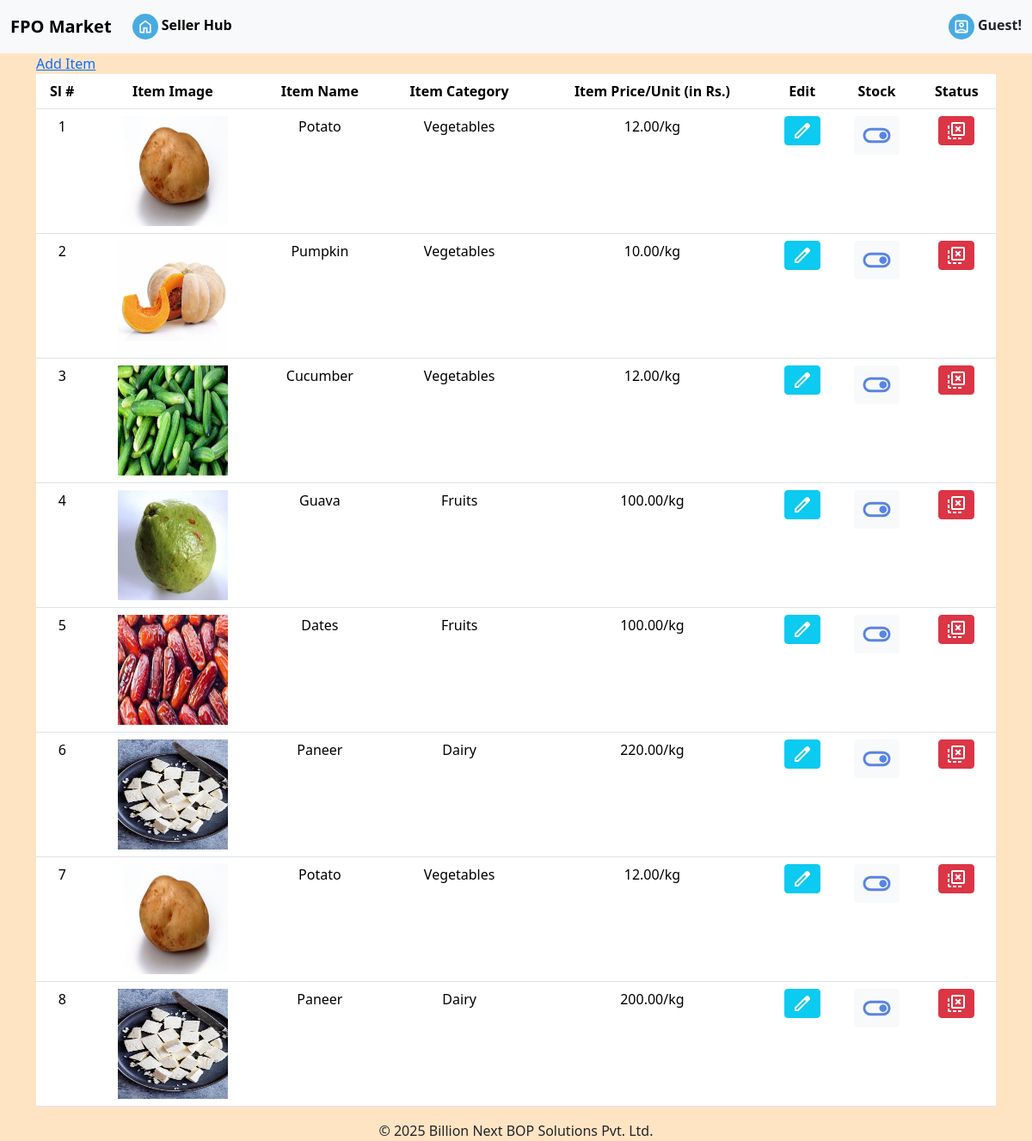
/accounts/items/, run on the app's committed database.
### omsapp/models.py (models this page shows, shortened)
class Item(Model):
    itemID = AutoField(primary_key=True)
    itemName = CharField(max_length=200)
    itemType = CharField(max_length=20, default='')
    itemCat = CharField(max_length=200)
    itemSku = CharField(max_length=20, default='')
    itemHSNCode= CharField(max_length=15, default='')
    itemUnit = CharField(max_length=200)
    itemTaxPref=CharField(max_length=10, default='')
    itemTaxRate=CharField(max_length=10, default='')
    itemCostPrice=DecimalField(max_digits=10, decimal_places=2, default=0)
    itemPrice = DecimalField(max_digits=10, decimal_places=2)
    itemImg = ImageField(upload_to='static/')
    itemActive = BooleanField(default=True)
    itemInStock = BooleanField(default=True)
    stockValue = IntegerField(default=0)
    marketType = CharField(max_length=20, default='All')
    featureItem = BooleanField(default=True)
    itemDesc = CharField(max_length=200, default='')
    userID = ForeignKey(CustomUser, on_delete=CASCADE)

### omsapp/views.py (the view)
# urls.py: path('items/', views.item_list, name='item_list'),
def item_list(request):
    login_user_id = request.user.pk
    if request.user.is_authenticated:
        user_name = request.user.last_name
        """if the user is not an FPO then the page should not be displayed"""
        if request.user.userType != '1':
            return redirect('index')
    else:
        user_name = 'Guest!'
    if login_user_id is not None:
        items = Item.objects.filter(userID_id = login_user_id)
    else:
        items = Item.objects.all()
    form = ItemForm()
    return render(request, 'item_list.html', {'items': items, 'form': form, 'login_user':user_name})

### omsapp/templates/item_list.html (shortened to what this page needs)
{% extends 'profile.html' %}
{% load static %}
{% block item_list %}
<div class="container mx-auto mt-10" style="background-color: transparent;">
    <a href="{% url 'item_entry' %}">Add Item</a>
    <table class="table table-hover text-center" id="tableItems">
        <thead>
            <tr>
                <th>Sl #</th>
                <th>Item Image</th>
                <th>Item Name</th>
                <th>Item Category</th>
                <th>Item Price/Unit (in Rs.)</th>
                <th>Edit</th>
                <th>Stock</th>
                <th>Status</th>
            </tr>
        </thead>
        <tbody>
            {% for item in items %}
            <tr>
                <td>
                    {{forloop.counter}}
                </td>
                <td><img src="{{item.itemImg.url}}" class="card-img-top" alt={{item.itemName}} style="height: 8rem; width: 8rem;"></td>
                <td>{{ item.itemName }}</td>
                <td>{{ item.itemCat}}</td>
                <td>{{item.itemPrice}}/{{item.itemUnit}}</td>
                <td>
                    <a href="{% url 'edit_item' item.itemID %}" class="btn btn-info btn-sm" data-bs-toggle="tooltip" data-bs-placement="bottom" data-bs-custom-class="custom-tooltip" data-bs-title="Edit {{item.itemName}}">
                    </a>
                </td>
                <td>
                    <a href="{% url 'change_item_stock' item.itemID %}" class="btn btn-light btn-sm" data-bs-toggle="tooltip" data-bs-placement="bottom" data-bs-custom-class="custom-tooltip" data-bs-title="Stock Out {{item.itemName}}">
                        <svg xmlns="http://www.w3.org/2000/svg" height="35px" viewBox="0 -960 960 960" width="35px" fill="#5985E1">
                            <path d="{% if item.itemInStock %}
                            M280-240q-100 0-170-70T40-480q0-100 70-170t170-70h400q100 0 170 70t70 170q0 100-70 170t-170 70H280Zm0-80h400q66 0 113-47t47-113q0-66-47-113t-113-47H280q-66 0-113 47t-47 113q0 66 47 113t113 47Zm400-40q50 0 85-35t35-85q0-50-35-85t-85-35q-50 0-85 35t-35 85q0 50 35 85t85 35ZM480-480Z
                            {% else %}
                            M280-240q-100 0-170-70T40-480q0-100 70-170t170-70h400q100 0 170 70t70 170q0 100-70 170t-170 70H280Zm0-80h400q66 0 113-47t47-113q0-66-47-113t-113-47H280q-66 0-113 47t-47 113q0 66 47 113t113 47Zm0-40q50 0 85-35t35-85q0-50-35-85t-85-35q-50 0-85 35t-35 85q0 50 35 85t85 35Zm200-120
                            {% endif %}"/>
                        </svg>
                    </a>
                </td>
                <td>
                    <a href="{% url 'change_item_status' item.itemID %}" class="btn btn-danger btn-sm" data-bs-toggle="tooltip" data-bs-placement="bottom" data-bs-custom-class="custom-tooltip" data-bs-title="Change Status of {{item.itemName}}">
                        <svg xmlns="http://www.w3.org/2000/svg" height="24px" viewBox="0 -960 960 960" width="24px" fill="#FFFFFF">
                            <path d="{% if item.itemActive %}
                            M560-80v-80h160v80H560Zm-240 0v-80h160v80H320ZM160-560H80v-160h80v160Zm0 240H80v-160h80v160Zm80 240h-80q-33 0-56.5-23.5T80-160v-80h80v80h80v80Zm236-340 84-84 84 84 56-56-84-84 84-84-56-56-84 84-84-84-56 56 84 84-84 84 56 56ZM320-240q-33 0-56.5-23.5T240-320v-480q0-33 23.5-56.5T320-880h480q33 0 56.5 23.5T880-800v480q0 33-23.5 56.5T800-240H320Zm0-80h480v-480H320v480Zm0-480v480-480Z
                            {% else %}
                            M320-80q-33 0-56.5-23.5T240-160v-80h-80q-33 0-56.5-23.5T80-320v-80h80v80h80v-320q0-33 23.5-56.5T320-720h320v-80h-80v-80h80q33 0 56.5 23.5T720-800v80h80q33 0 56.5 23.5T880-640v480q0 33-23.5 56.5T800-80H320Zm0-80h480v-480H320v480ZM80-480v-160h80v160H80Zm0-240v-80q0-33 23.5-56.5T160-880h80v80h-80v80H80Zm240-80v-80h160v80H320Zm0 640v-480 480Z
                            {% endif %}"/>
                        </svg>
                    </a>
                </td>
            </tr>
            {% endfor %}
        </tbody>
    </table>
</div>
{% endblock %}

### omsapp/templates/static/profilestyle.css (style rules this page uses)
body { background-color: bisque; }

### omsapp/templates/static/appstyle.css (style rules this page uses)
* { margin: 0; box-sizing: border-box; }
.container { height: auto; overflow-y: auto; }

### data on the page
Item: itemImg (picture), itemName "Potato", itemCat "Vegetables", itemPrice "12.00", itemUnit "kg"
Item: itemImg (picture), itemName "Pumpkin", itemCat "Vegetables", itemPrice "10.00", itemUnit "kg"
Item: itemImg (picture), itemName "Cucumber", itemCat "Vegetables", itemPrice "12.00", itemUnit "kg"
Item: itemImg (picture), itemName "Guava", itemCat "Fruits", itemPrice "100.00", itemUnit "kg"
Item: itemImg (picture), itemName "Dates", itemCat "Fruits", itemPrice "100.00", itemUnit "kg"
Item: itemImg (picture), itemName "Paneer", itemCat "Dairy", itemPrice "220.00", itemUnit "kg"
Item: itemImg (picture), itemName "Potato", itemCat "Vegetables", itemPrice "12.00", itemUnit "kg"
Item: itemImg (picture), itemName "Paneer", itemCat "Dairy", itemPrice "200.00", itemUnit "kg"

### other printed values
{{ login_user }} "Guest!"
